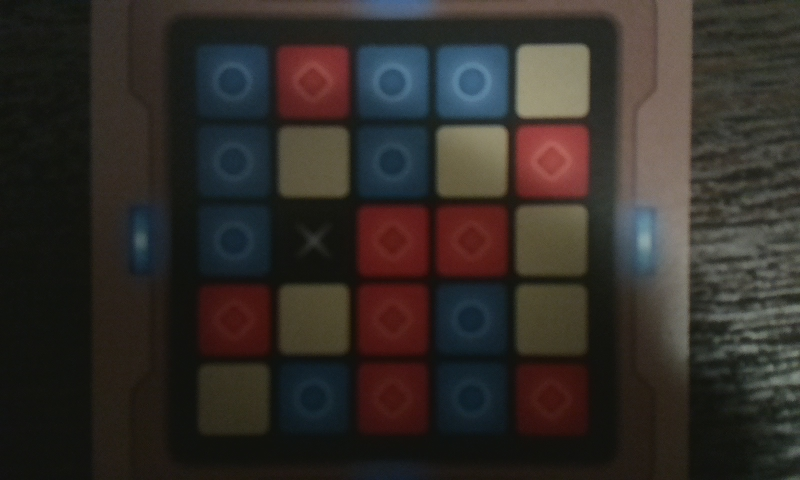
#> input picture images/keycard-dark.jpg, 800 x 480 px; its folder holds only this picture in this run
$ python -i Detector.py   (imports and definitions only)   (older library calls are emulated)
#> lines starting #> are read from the running program, lines starting #| are printed output that depends on the picture; after the words box and inside, x2 and y2 are one past the last pixel; in counts of white or black regions, pixels touching at a corner belong together
### imageprocessing/Filterer.py
import cv2
import numpy as np

from typing import Tuple

Image = np.ndarray


class Filterer:
    def __init__(self):
        pass

    @staticmethod
    def equalizeHistogram(image: Image, fromColorSpace: int, toColorSpace: int, channelsToEqualize: Tuple) -> Image:
        if fromColorSpace > -1:
            image = cv2.cvtColor(image, fromColorSpace)
        (c1, c2, c3) = cv2.split(image)

        # Perform CLAHE
        clahe: cv2.CLAHE = cv2.createCLAHE(clipLimit=1.0)
        c1 = clahe.apply(c1) if channelsToEqualize[0] else c1
        c2 = clahe.apply(c2) if channelsToEqualize[1] else c2
        c3 = clahe.apply(c3) if channelsToEqualize[2] else c3

        image = cv2.merge((c1, c2, c3))
        if toColorSpace > -1:
            image = cv2.cvtColor(image, toColorSpace)

        return image

    # [25 lines left out: function enhanceEdges, not called in this run]

### imageprocessing/Segmenter.py
import cv2
import numpy as np

from typing import Tuple

from globalvariables import GRID_SIZE, BOX_WIDTH_RATIO
from imageprocessing.geometry.Box import Box
from imageprocessing.geometry.Point import Point

Grid = np.array
Image = np.ndarray


class Segmenter:
    def __init__(self):
        pass

    @staticmethod
    def threshold(image: Image, thresholdImage: Image, method: str, colorRange: Tuple = None) -> Tuple:
        if method is "adaptive":
            mask = cv2.adaptiveThreshold(thresholdImage, 255, cv2.ADAPTIVE_THRESH_GAUSSIAN_C, cv2.THRESH_BINARY, 15, 3)
        elif method is "otsu":
            (_, mask) = cv2.threshold(thresholdImage, 0, 255, cv2.THRESH_BINARY | cv2.THRESH_OTSU)
        elif method is "range":
            (lower, upper) = colorRange
            mask = cv2.inRange(thresholdImage, lower, upper)
        else:
            raise ValueError(method + " threshold not implemented")

        kernel: Image = cv2.getStructuringElement(cv2.MORPH_RECT, (3, 3))
        mask = cv2.morphologyEx(mask, cv2.MORPH_OPEN, kernel)
        mask = cv2.GaussianBlur(mask, (3, 3), 0)

        image = cv2.bitwise_and(image, image, mask=mask)
        return image, mask

    # [47 lines left out: functions inferKeyBoxesFromOverlay, inferCardBoxesFromOverlay, iterateBoxes, generateBoxes, generateOverlay, not called in this run]

### imageprocessing/geometry/Point.py
import numpy as np

from math import sqrt


class Point:
    def __init__(self, x: float = 0.0, y: float = 0.0):
        self.x: float = x
        self.y: float = y

    def __str__(self):
        return "(" + str(self.x) + ", " + str(self.y) + ")"

    def distance(self, other: "Point") -> float:
        return sqrt(pow(self.x - other.x, 2) + pow(self.y - other.y, 2))

    def midpoint(self, other: "Point") -> "Point":
        return Point((self.x + other.x) / 2, (self.y + other.y) / 2)

    # [4 lines left out: function divide, not called in this run]

### imageprocessing/Detector.py
import cv2
import imutils
import numpy as np
import os
import pytesseract
import re

from PIL import Image
from .Filterer import Filterer
from .Segmenter import Segmenter

cvImage = np.ndarray


class Detector:
    def __init__(self):
        self.regex = re.compile("[^a-zA-Z ]")

    def readTextOnCard(self, image: cvImage) -> str:
        image = Filterer.equalizeHistogram(image, cv2.COLOR_BGR2LAB, cv2.COLOR_LAB2BGR, (True, False, False))
        image = cv2.cvtColor(image, cv2.COLOR_BGR2GRAY)

        boxes: list = Detector.__getTextBoundingBoxCandidates(image, useGradient=True)

        text: str = ""
        (rows, cols) = image.shape[:2]
        for box in boxes:
            (x, y, w, h) = cv2.boundingRect(box)

            bufferX: int = int(w * 0.2)
            bufferY: int = int(h * 0.8)
            (x, y) = (max(0, x - bufferX), max(0, y - bufferY))
            (w, h) = (w + (bufferX * 2), h + (bufferY * 2))
            (maxX, maxY) = (min(cols - 1, x + w), min(rows - 1, y + h))

            textImage: cvImage = image[y:maxY, x:maxX]

            filename: str = "{}.png".format(os.getpid())
            cv2.imwrite(filename, textImage)
            text = pytesseract.image_to_string(Image.open(filename), config="--psm 7")
            os.remove(filename)

            # Remove excess whitespace and non-alphanumeric characters
            text = self.regex.sub("", " ".join(text.split())).lower().replace(" ", "_")
            if text:
                break

        return text

    @staticmethod
    def __getTextBoundingBoxCandidates(image: cvImage, useGradient: bool) -> list:
        # IDEAS
        # - weight areas farther from the expected word to be darker
        # --- side: int = int((5. / 43.) * cols)
        # --- width: int = int((33. / 43.) * cols)
        # --- bottom: int = int((5. / 28.) * rows)
        # --- height: int = int((8. / 28.) * rows)
        # - cv2.Canny(image, 100, 200)

        # TODO: tune rectangle size
        kernel: cvImage = cv2.getStructuringElement(cv2.MORPH_RECT, (32, 8))
        image = cv2.morphologyEx(image, cv2.MORPH_BLACKHAT, kernel)

        # Mask off side border to remove card edges
        (rows, cols) = image.shape[:2]
        mask: cvImage = np.zeros((rows, cols), dtype="uint8")
        mask[int(0.1 * rows):rows, int(0.1 * cols):int(0.9 * cols)] = 255
        image = cv2.bitwise_and(image, mask)

        if useGradient:
            # Accentuate letter edges (areas with high x-gradient)
            image = cv2.Sobel(image, ddepth=cv2.CV_32F, dx=1, dy=0, ksize=-1)
            image = np.absolute(image)
            (minVal, maxVal) = (np.min(image), np.max(image))
            image = (255 * ((image - minVal) / (maxVal - minVal))).astype("uint8")
        else:
            (image, mask) = Segmenter.threshold(image, image, "otsu")

        # Fill box around letters
        image = cv2.morphologyEx(image, cv2.MORPH_CLOSE, kernel)
        (_, image) = Segmenter.threshold(image, image, "otsu")
        kernel = cv2.getStructuringElement(cv2.MORPH_RECT, (3, 3))
        image = cv2.morphologyEx(image, cv2.MORPH_OPEN, kernel)

        # Find contours of box
        boxes: list = cv2.findContours(image, cv2.RETR_EXTERNAL, cv2.CHAIN_APPROX_SIMPLE)
        boxes = imutils.grab_contours(boxes)
        boxes = sorted(boxes, key=cv2.contourArea, reverse=True)

        return boxes

>>> import cv2
>>> picture = cv2.imread('../images/keycard-dark.jpg')
#> picture is the input picture: shape (480, 800, 3); mean B, G, R 41, 45.2, 50.3
>>> result = Detector().readTextOnCard(picture)
#> in equalizeHistogram, `image = cv2.cvtColor(image, fromColorSpace)`: image: shape (480, 800, 3); mean of channels 0, 1, 2 48, 130.1, 131.8
#> in equalizeHistogram, `(c1, c2, c3) = cv2.split(image)`:
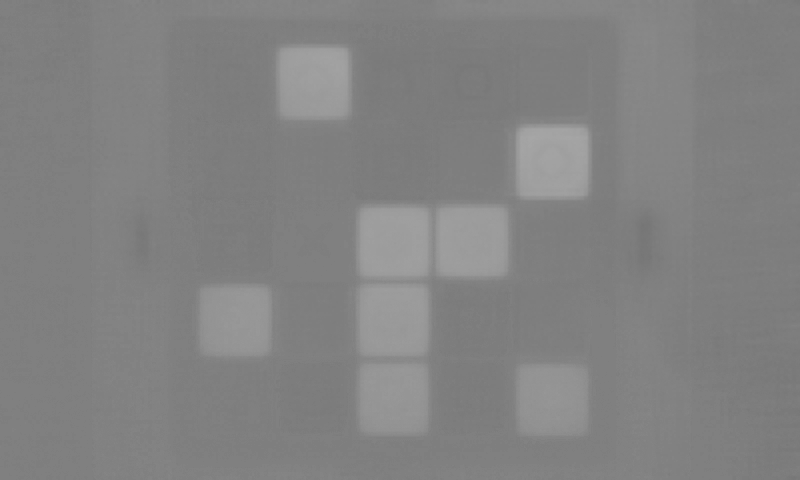
#> c2: shape (480, 800); min 117, max 166, mean 130.1
#> in equalizeHistogram, `c1 = clahe.apply(c1) if channelsToEqualize[0] else c1`:
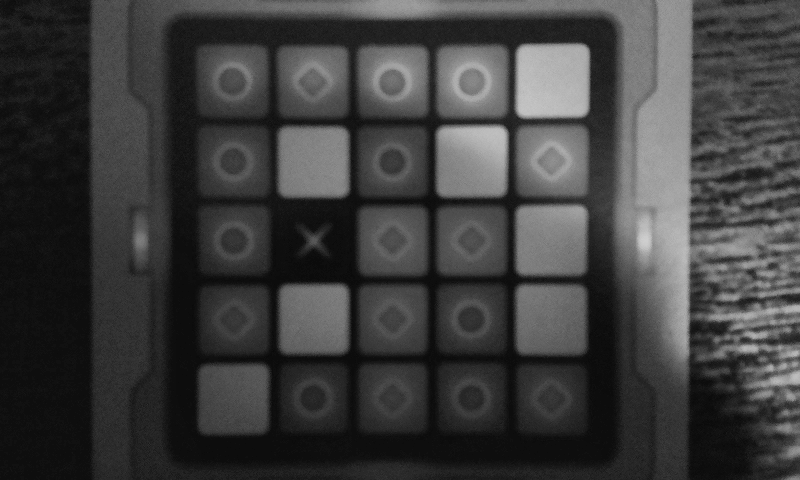
#> c1: shape (480, 800); min 9, max 207, mean 62.2
#> in equalizeHistogram, `image = cv2.merge((c1, c2, c3))`: image: shape (480, 800, 3); mean of channels 0, 1, 2 62.2, 130.1, 131.8
#> in __getTextBoundingBoxCandidates, `image = np.absolute(image)`:
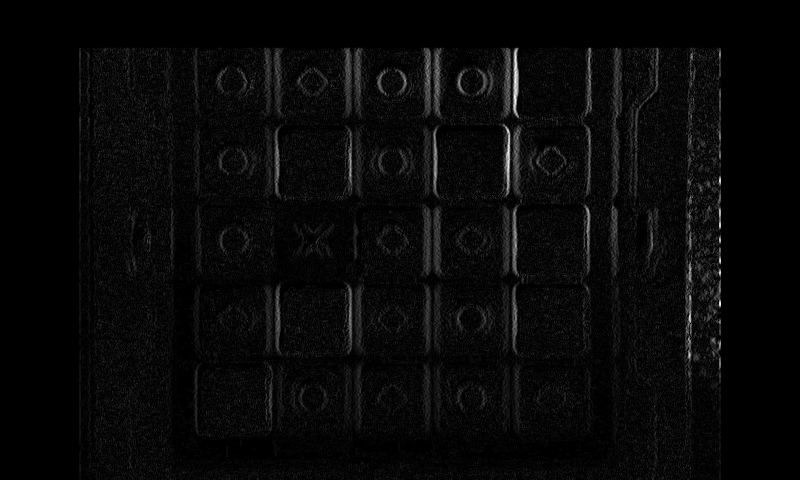
#> image: shape (480, 800) float32; min 0, max 1034, mean 35.7; drawn with min black and max white
#> in __getTextBoundingBoxCandidates, `(minVal, maxVal) = (np.min(image), np.max(image))`: minVal = 0; maxVal = 1034
#> in __getTextBoundingBoxCandidates, `image = cv2.morphologyEx(image, cv2.MORPH_CLOSE, kernel)`:
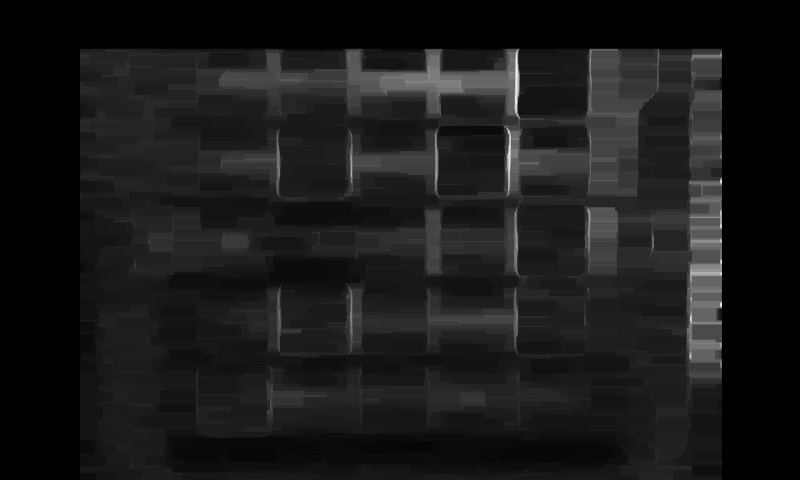
#> image: shape (480, 800); min 0, max 255, mean 25.2
#> in threshold, `(_, mask) = cv2.threshold(thresholdImage, 0, 255, cv2.THRESH_BINARY | ..`:
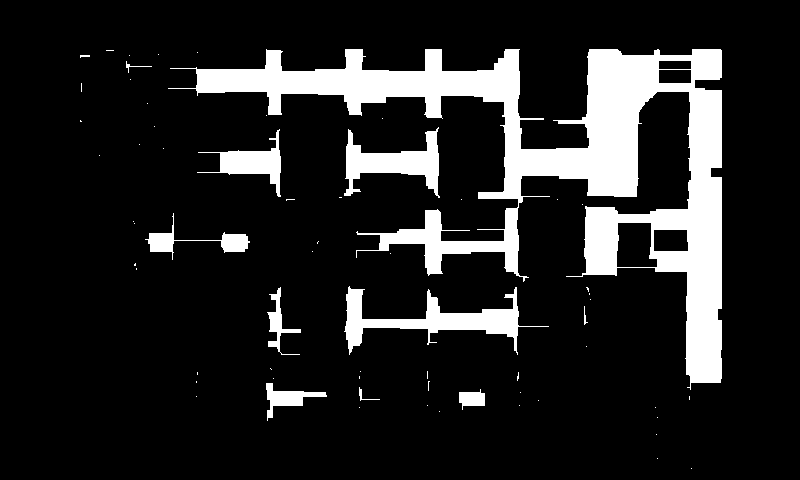
#> mask: shape (480, 800); 13.9% white; 64 white regions (52 under 20 px), largest, box (x1, y1, x2, y2) and area: (168, 49, 722, 390) 42103, (344, 286, 549, 355) 3867, (344, 127, 440, 198) 2812
#> in threshold, `mask = cv2.morphologyEx(mask, cv2.MORPH_OPEN, kernel)`: mask: shape (480, 800); 13.7% white; 12 white regions (1 under 20 px)
#> in __getTextBoundingBoxCandidates, `image = cv2.morphologyEx(image, cv2.MORPH_OPEN, kernel)`:
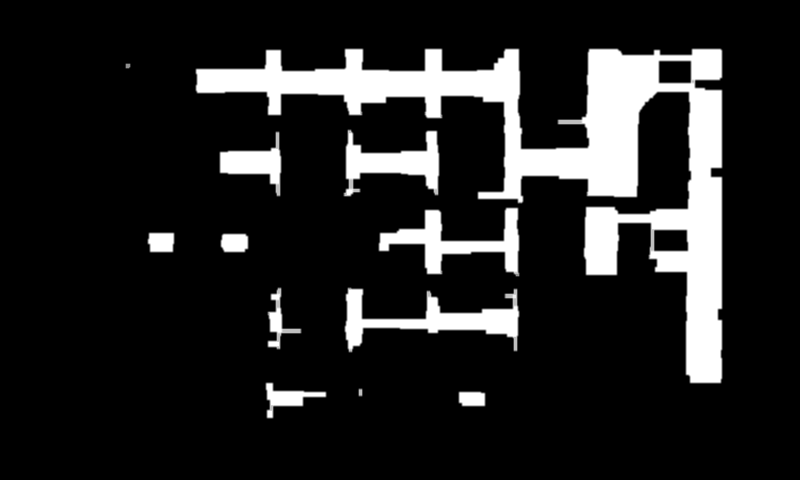
#> image: shape (480, 800); min 0, max 255, mean 34.8
#> in __getTextBoundingBoxCandidates, `boxes: list = cv2.findContours(image, cv2.RETR_EXTERNAL, cv2.CHAIN_APP..`: boxes = 12 contours; largest, box (x1, y1, x2, y2) and area: (195, 48, 723, 384) 41330, (344, 287, 520, 353) 4126, (378, 207, 520, 277) 3612, (343, 129, 440, 197) 3023, (219, 131, 282, 197) 1730
#> in readTextOnCard, `(x, y, w, h) = cv2.boundingRect(box)`: x = 195; y = 48; w = 528; h = 336
#> in readTextOnCard, `bufferX: int = int(w * 0.2)`: bufferX = 105
#> in readTextOnCard, `bufferY: int = int(h * 0.8)`: bufferY = 268
#> in readTextOnCard, `(x, y) = (max(0, x - bufferX), max(0, y - bufferY))`: x = 90; y = 0
#> in readTextOnCard, `(w, h) = (w + (bufferX * 2), h + (bufferY * 2))`: w = 738; h = 872
#> in readTextOnCard, `(maxX, maxY) = (min(cols - 1, x + w), min(rows - 1, y + h))`: maxX = 799; maxY = 479
#> in readTextOnCard, `textImage: cvImage = image[y:maxY, x:maxX]`:
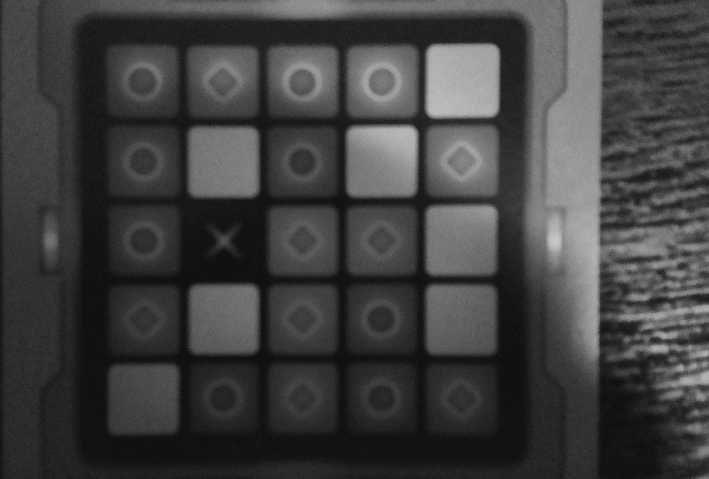
#> textImage: shape (479, 709); min 13, max 199, mean 64.2
#> (the run stopped early here; a loop or call above may not have finished)

$ run again, on images/keycard.jpg
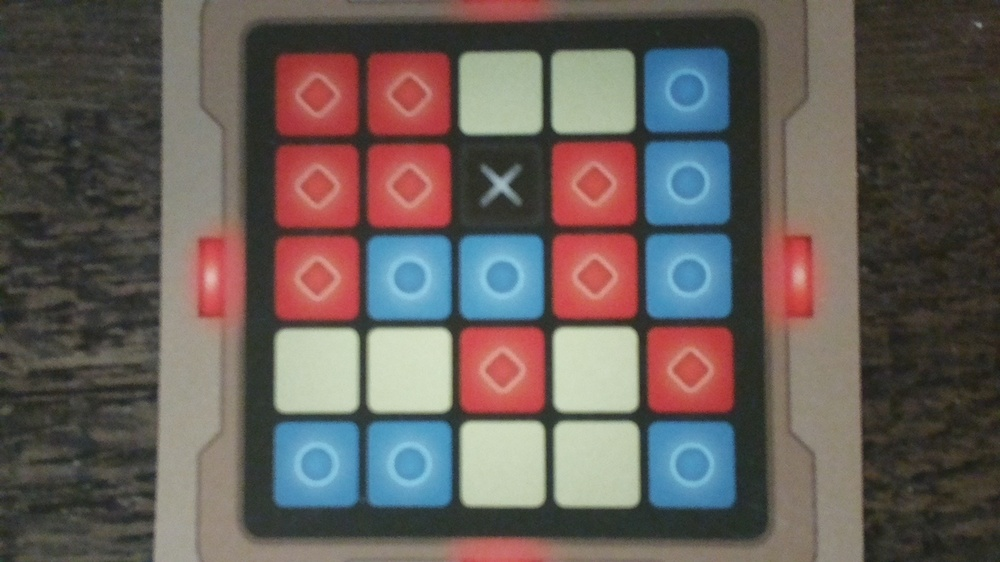
#> input picture images/keycard.jpg, 1000 x 562 px, shrunk from 1920 x 1080 before the run
#> picture is the input picture: shape (562, 1000, 3); mean B, G, R 89.2, 93.2, 101.7
#> minVal = 0; maxVal = 1551
#> in threshold, `(_, mask) = cv2.threshold(thresholdImage, 0, 255, cv2.THRESH_BINARY | ..`:
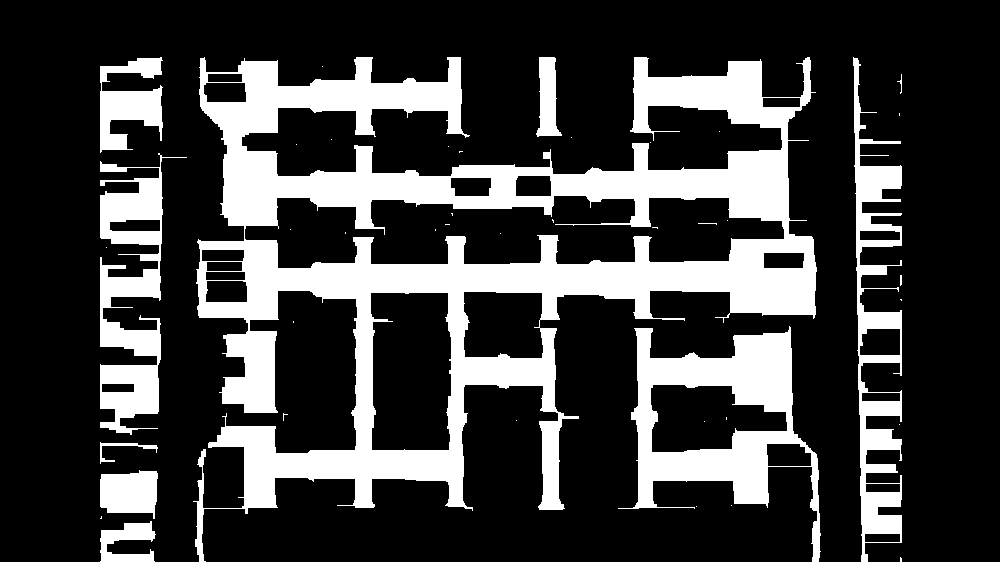
#> mask: shape (562, 1000); 24.1% white; 42 white regions (30 under 20 px), largest, box (x1, y1, x2, y2) and area: (193, 57, 817, 562) 91864, (618, 326, 821, 562) 15917, (100, 153, 187, 435) 9790
#> in __getTextBoundingBoxCandidates, `boxes: list = cv2.findContours(image, cv2.RETR_EXTERNAL, cv2.CHAIN_APP..`: boxes = 20 contours; largest, box (x1, y1, x2, y2) and area: (196, 56, 818, 515) 104636, (630, 327, 822, 562) 22800, (99, 264, 162, 434) 6544, (852, 57, 903, 347) 5208, (857, 354, 903, 562) 4608
#> in readTextOnCard, `(x, y, w, h) = cv2.boundingRect(box)`: x = 196; y = 56; w = 622; h = 459
#> bufferX = 124
#> bufferY = 367
#> in readTextOnCard, `(x, y) = (max(0, x - bufferX), max(0, y - bufferY))`: x = 72; y = 0
#> in readTextOnCard, `(w, h) = (w + (bufferX * 2), h + (bufferY * 2))`: w = 870; h = 1193
#> maxX = 942; maxY = 561
#> in readTextOnCard, `textImage: cvImage = image[y:maxY, x:maxX]`:
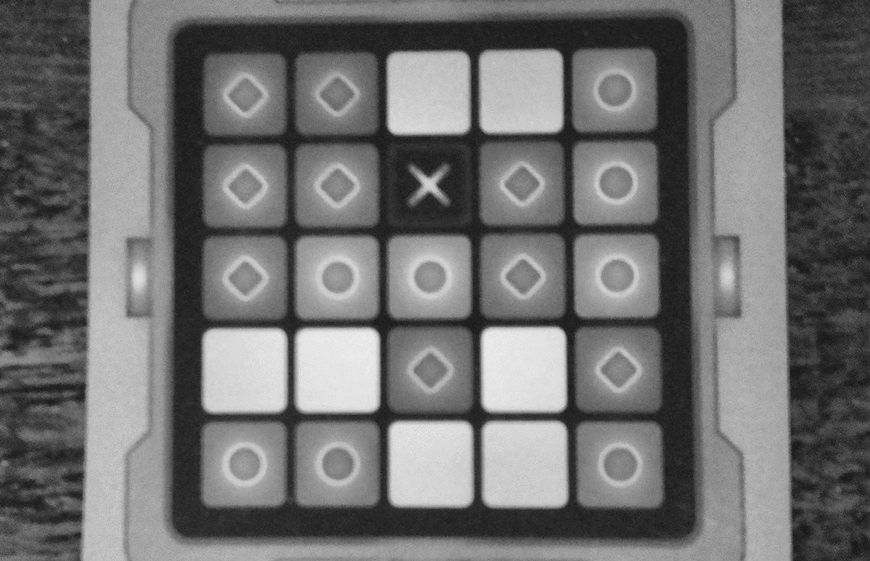
#> textImage: shape (561, 870); min 21, max 237, mean 111.9

$ run again, on images/wordgrid.jpg
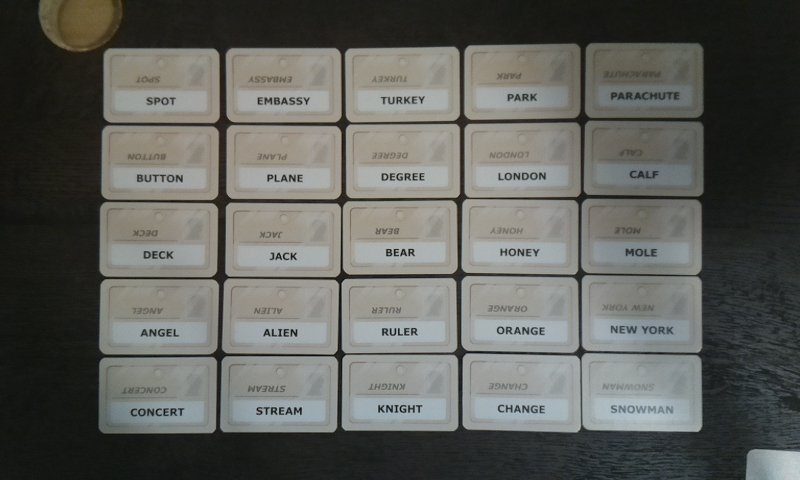
#> input picture images/wordgrid.jpg, 800 x 480 px
#> picture is the input picture: shape (480, 800, 3); mean B, G, R 92.3, 96.7, 95.6
#> minVal = 0; maxVal = 2936
#> in threshold, `(_, mask) = cv2.threshold(thresholdImage, 0, 255, cv2.THRESH_BINARY | ..`:
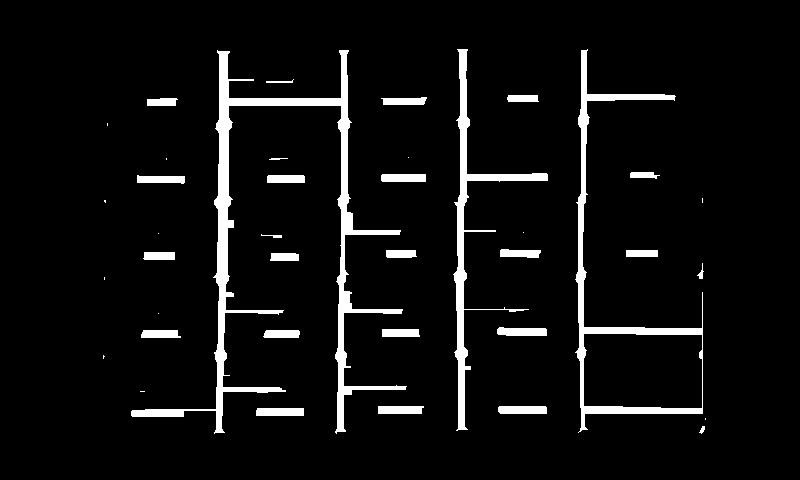
#> mask: shape (480, 800); 6.1% white; 39 white regions (12 under 20 px), largest, box (x1, y1, x2, y2) and area: (131, 50, 407, 434) 9280, (575, 49, 703, 433) 4538, (453, 49, 548, 431) 3672
#> in __getTextBoundingBoxCandidates, `boxes: list = cv2.findContours(image, cv2.RETR_EXTERNAL, cv2.CHAIN_APP..`: boxes = 28 contours; largest, box (x1, y1, x2, y2) and area: (213, 49, 407, 434) 9998, (575, 49, 704, 431) 5136, (453, 48, 549, 431) 4034, (130, 408, 185, 418) 472, (496, 326, 548, 337) 456
#> in readTextOnCard, `(x, y, w, h) = cv2.boundingRect(box)`: x = 213; y = 49; w = 194; h = 385
#> bufferX = 38
#> bufferY = 308
#> in readTextOnCard, `(x, y) = (max(0, x - bufferX), max(0, y - bufferY))`: x = 175; y = 0
#> in readTextOnCard, `(w, h) = (w + (bufferX * 2), h + (bufferY * 2))`: w = 270; h = 1001
#> maxX = 445; maxY = 479
#> in readTextOnCard, `textImage: cvImage = image[y:maxY, x:maxX]`:
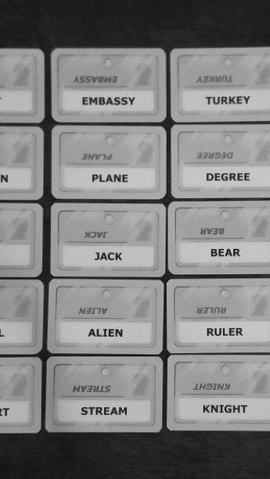
#> textImage: shape (479, 270); min 5, max 206, mean 127.7
